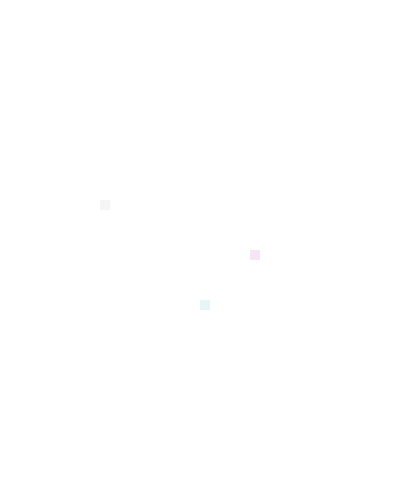
Frame 1 (no input)
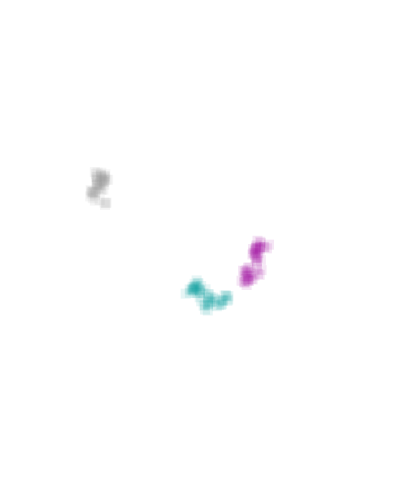
Frame 60 (the mouse pressed at the canvas centre just before this capture)
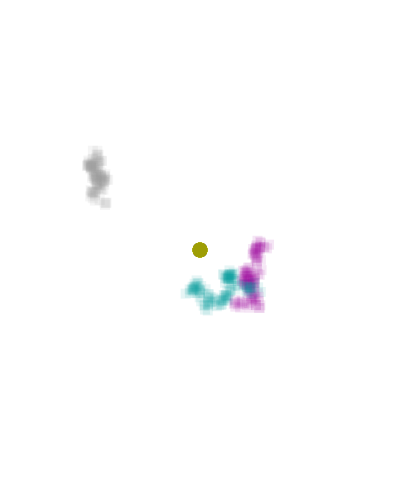
Frame 120 (the mouse held since frame 60 and released just before this capture)

The Processing sketch that drew these frames (run headless with seeded random() and noise(); from frame 60 on, the mouse is pressed at the canvas centre):

// Processing sketch: processing_37102
// ── processing_37102.pde

float x =100;
float y =200;
float a =200;
float b =300;
float c =250;
float d =250;

void setup(){
  size(400,500);
   smooth();
 background(256,256,256);
 //frameRate(240);
}

void draw(){

 
 

noStroke();
fill(150,25);
rect(x,y,10,10);
x = x + random(-5,5);
y = y + random(-5,5);

fill(0,150,150,25);
rect(a,b,10,10);
a = a + random(-5,5);
b = b + random(-5,5);

fill(150,0,150,25);
rect(c,d,10,10);
c = c + random(-5,5);
d = d + random(-5,5);
fill(150,150,0,25);
if (mousePressed == true){
  ellipse(mouseX, mouseY,15,15);
}
  

}
